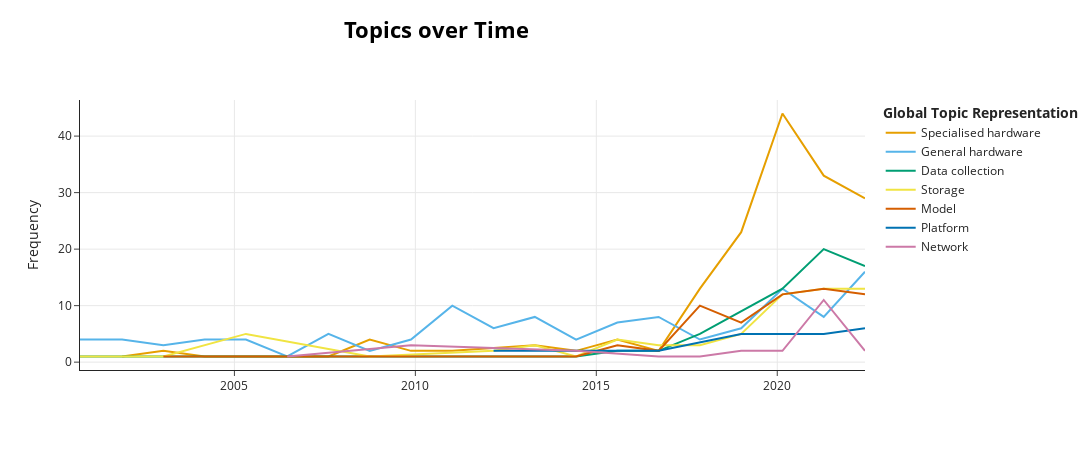

Notebook code for this chart:
### Code cell
timestamps = pd.to_datetime(sofai['publication_date_EPO'], format='%Y%m%d').to_list()
topics_over_time = topic_model.topics_over_time(abstracts, timestamps, nr_bins=20)
# or use one of the other topic representations, like KeyBERTInspired
topic_model.set_topic_labels({0: "Specialised hardware", 1: "General hardware", 2: "Data collection", 3: "Storage", 4: "Model", 5: "Platform", 6: "Network"})

topic_model.visualize_topics_over_time(topics_over_time, custom_labels=True)

### Figure 1 — Plotly figure (JSON) as saved in the notebook; plotly's stock layout.template omitted (floating-point values rounded to 4 significant figures)
{"data": [{"hoverinfo": "text", "hovertext": ["<b>Topic 0</b><br>Words: clock, shared, shared component, component, processor", "<b>Topic 0</b><br>Words: data, processing, port, logic, bus", "<b>Topic 0</b><br>Words: unit, data, bus, registers, processing", "<b>Topic 0</b><br>Words: bit, adder, operand, three, bits", "<b>Topic 0</b><br>Words: multiprocessor, processor units, processor, pus, operation", "<b>Topic 0</b><br>Words: integrated, computational, computational elements, adaptive, elements", "<b>Topic 0</b><br>Words: processor, core, frequency, frequency conversion, data", "<b>Topic 0</b><br>Words: event, processing, loop, embodiments, ip blocks", "<b>Topic 0</b><br>Words: virtual, virtual machines, machines, operation, multiprocessor", "<b>Topic 0</b><br>Words: fifo, cortex, latency, latency fifo, compute", "<b>Topic 0</b><br>Words: motion, processing, data, plurality, memory", "<b>Topic 0</b><br>Words: data, training, result data, data training, model", "<b>Topic 0</b><br>Words: precision, plurality, processing, unit, instruction", "<b>Topic 0</b><br>Words: operation, network, data, neural, processing", "<b>Topic 0</b><br>Words: neural, processing, network, neural network, data", "<b>Topic 0</b><br>Words: processing, neural, first, data, network", "<b>Topic 0</b><br>Words: processing, neural, network, neural network, data"], "marker": {"color": "#E69F00"}, "mode": "lines", "name": "Specialised hardware", "type": "scatter", "x": ["2001-11-24T12:00:00", "2003-01-15T00:00:00", "2004-03-06T12:00:00", "2006-06-17T12:00:00", "2007-08-08T00:00:00", "2008-09-27T12:00:00", "2009-11-18T00:00:00", "2011-01-08T12:00:00", "2013-04-20T12:00:00", "2014-06-11T00:00:00", "2015-08-01T12:00:00", "2016-09-21T00:00:00", "2017-11-11T12:00:00", "2019-01-02T00:00:00", "2020-02-22T12:00:00", "2021-04-14T00:00:00", "2022-06-04T12:00:00"], "y": [1, 2, 1, 1, 1, 4, 2, 2, 3, 2, 4, 2, 13, 23, 44, 33, 29]}, {"hoverinfo": "text", "hovertext": ["<b>Topic 1</b><br>Words: power, lead, packing, input, output", "<b>Topic 1</b><br>Words: power, microprocessor, supply, power supply, one", "<b>Topic 1</b><br>Words: bus, buffer, power, speed, input", "<b>Topic 1</b><br>Words: power, clock, functional, dc, voltage", "<b>Topic 1</b><br>Words: power, ac, ac power, dc, source", "<b>Topic 1</b><br>Words: power consumption, consumption, power, devices, output devices", "<b>Topic 1</b><br>Words: power, reset, voltage, duration, microcomputer", "<b>Topic 1</b><br>Words: user, tasks, power, interactive, mobile device", "<b>Topic 1</b><br>Words: power, device, legacy, computer, motherboard", "<b>Topic 1</b><br>Words: power, supply, mode, power supply, data", "<b>Topic 1</b><br>Words: power, image forming, forming, device, supply", "<b>Topic 1</b><br>Words: power, image forming, forming, device, voice", "<b>Topic 1</b><br>Words: power, supply, voice, device, power supply", "<b>Topic 1</b><br>Words: voice, power, voice recognition, recognition, device", "<b>Topic 1</b><br>Words: power, switching, supply, air, power supply", "<b>Topic 1</b><br>Words: voice, power, voice control, control, voice data", "<b>Topic 1</b><br>Words: power, dc, server units, server, units", "<b>Topic 1</b><br>Words: power, device, input, voice, data", "<b>Topic 1</b><br>Words: power, supply, power supply, voltage, input", "<b>Topic 1</b><br>Words: power, device, first, input, supply"], "marker": {"color": "#56B4E9"}, "mode": "lines", "name": "General hardware", "type": "scatter", "x": ["2000-09-25T16:04:48", "2001-11-24T12:00:00", "2003-01-15T00:00:00", "2004-03-06T12:00:00", "2005-04-27T00:00:00", "2006-06-17T12:00:00", "2007-08-08T00:00:00", "2008-09-27T12:00:00", "2009-11-18T00:00:00", "2011-01-08T12:00:00", "2012-02-29T00:00:00", "2013-04-20T12:00:00", "2014-06-11T00:00:00", "2015-08-01T12:00:00", "2016-09-21T00:00:00", "2017-11-11T12:00:00", "2019-01-02T00:00:00", "2020-02-22T12:00:00", "2021-04-14T00:00:00", "2022-06-04T12:00:00"], "y": [4, 4, 3, 4, 4, 1, 5, 2, 4, 10, 6, 8, 4, 7, 8, 4, 6, 13, 8, 16]}, {"hoverinfo": "text", "hovertext": ["<b>Topic 2</b><br>Words: noise, sound, source, amplitude, certain", "<b>Topic 2</b><br>Words: amplitude, acoustic, acoustic signal, signal, certain frequency", "<b>Topic 2</b><br>Words: chronicles, log, partial, alarms, frequent chronicles", "<b>Topic 2</b><br>Words: lookup, tables, lookup tables, table, lookup table", "<b>Topic 2</b><br>Words: data, output data, input data, comprising, output", "<b>Topic 2</b><br>Words: implantation, ion, used, recognition, also", "<b>Topic 2</b><br>Words: nan, model, image, learning, data", "<b>Topic 2</b><br>Words: time series, series data, series, time, data", "<b>Topic 2</b><br>Words: tunnel, entrance, entrance section, section, tunnel entrance", "<b>Topic 2</b><br>Words: parameter, data, processing, data processing, layer building", "<b>Topic 2</b><br>Words: image, model, learning, one, machine", "<b>Topic 2</b><br>Words: facial, image, model, autonomous, one", "<b>Topic 2</b><br>Words: model, first, online, image, data", "<b>Topic 2</b><br>Words: model, learning, image, data, processing"], "marker": {"color": "#009E73"}, "mode": "lines", "name": "Data collection", "type": "scatter", "x": ["2000-09-25T16:04:48", "2004-03-06T12:00:00", "2005-04-27T00:00:00", "2006-06-17T12:00:00", "2007-08-08T00:00:00", "2011-01-08T12:00:00", "2014-06-11T00:00:00", "2015-08-01T12:00:00", "2016-09-21T00:00:00", "2017-11-11T12:00:00", "2019-01-02T00:00:00", "2020-02-22T12:00:00", "2021-04-14T00:00:00", "2022-06-04T12:00:00"], "y": [1, 1, 1, 1, 1, 1, 1, 2, 2, 5, 9, 13, 20, 17]}, {"hoverinfo": "text", "hovertext": ["<b>Topic 3</b><br>Words: cells, neural cells, methods storing, methods, storing neural", "<b>Topic 3</b><br>Words: memory, data, memory elements, input output, output units", "<b>Topic 3</b><br>Words: disk, moving, unit, disk array, picture", "<b>Topic 3</b><br>Words: graphic, graphic controllers, controllers, data, data processing", "<b>Topic 3</b><br>Words: object, displayed, second object, displayed perspective, perspective", "<b>Topic 3</b><br>Words: data, storage, memory, resource, distributed", "<b>Topic 3</b><br>Words: distributed data, storage, data storage, data, distributed", "<b>Topic 3</b><br>Words: memory, useful, useful body, associative memory, body", "<b>Topic 3</b><br>Words: data, memory, process control, communication, plurality", "<b>Topic 3</b><br>Words: folder, dynamic folder, folder icon, icon, spatial arrangement", "<b>Topic 3</b><br>Words: data, sled, storage, address, memory", "<b>Topic 3</b><br>Words: data, memory, storage, processing, data processing", "<b>Topic 3</b><br>Words: image, data, storage, images, processing", "<b>Topic 3</b><br>Words: data, memory, storage, hierarchical, persistent"], "marker": {"color": "#F0E442"}, "mode": "lines", "name": "Storage", "type": "scatter", "x": ["2000-09-25T16:04:48", "2003-01-15T00:00:00", "2005-04-27T00:00:00", "2008-09-27T12:00:00", "2012-02-29T00:00:00", "2013-04-20T12:00:00", "2014-06-11T00:00:00", "2015-08-01T12:00:00", "2016-09-21T00:00:00", "2017-11-11T12:00:00", "2019-01-02T00:00:00", "2020-02-22T12:00:00", "2021-04-14T00:00:00", "2022-06-04T12:00:00"], "y": [1, 1, 5, 1, 2, 3, 1, 4, 3, 3, 5, 12, 13, 13]}, {"hoverinfo": "text", "hovertext": ["<b>Topic 4</b><br>Words: nan, graphics, data, processing, machine", "<b>Topic 4</b><br>Words: objective, constraints, problem, solution, constraint", "<b>Topic 4</b><br>Words: systems, theory, software, agent, software agents", "<b>Topic 4</b><br>Words: pattern, messages, pattern recognition, simplification, recognition", "<b>Topic 4</b><br>Words: nan, graphics, data, processing, machine", "<b>Topic 4</b><br>Words: features, sequential, schedule features, feature sequential, sequential schedule", "<b>Topic 4</b><br>Words: nan, nan nan, graphics, data, processing", "<b>Topic 4</b><br>Words: medical, color, plurality, nan, medical image", "<b>Topic 4</b><br>Words: data, customers, dram, different customers, machine", "<b>Topic 4</b><br>Words: graphics, data, processing, acceleration data, one", "<b>Topic 4</b><br>Words: word, processing, graphics, plurality, treatment", "<b>Topic 4</b><br>Words: learning, machine, machine learning, graphics, model"], "marker": {"color": "#D55E00"}, "mode": "lines", "name": "Model", "type": "scatter", "x": ["2003-01-15T00:00:00", "2004-03-06T12:00:00", "2006-06-17T12:00:00", "2012-02-29T00:00:00", "2014-06-11T00:00:00", "2015-08-01T12:00:00", "2016-09-21T00:00:00", "2017-11-11T12:00:00", "2019-01-02T00:00:00", "2020-02-22T12:00:00", "2021-04-14T00:00:00", "2022-06-04T12:00:00"], "y": [1, 1, 1, 1, 1, 3, 2, 10, 7, 12, 13, 12]}, {"hoverinfo": "text", "hovertext": ["<b>Topic 5</b><br>Words: command input, one function, command, input steps, plurality functions", "<b>Topic 5</b><br>Words: nan, nan nan, set, hotspot, data", "<b>Topic 5</b><br>Words: bios, performance, computer, servers, bios performance", "<b>Topic 5</b><br>Words: program source, execution, source code, program, source", "<b>Topic 5</b><br>Words: set, set applications, applications, application, application set", "<b>Topic 5</b><br>Words: workload, values, applying, generating, workload model", "<b>Topic 5</b><br>Words: nan, nan nan, set, hotspot, data", "<b>Topic 5</b><br>Words: hotspot, data value, value, gpu, th generation"], "marker": {"color": "#0072B2"}, "mode": "lines", "name": "Platform", "type": "scatter", "x": ["2012-02-29T00:00:00", "2014-06-11T00:00:00", "2015-08-01T12:00:00", "2016-09-21T00:00:00", "2019-01-02T00:00:00", "2020-02-22T12:00:00", "2021-04-14T00:00:00", "2022-06-04T12:00:00"], "y": [2, 2, 2, 2, 5, 5, 5, 6]}, {"hoverinfo": "text", "hovertext": ["<b>Topic 6</b><br>Words: data network, data, network, participants, switched data", "<b>Topic 6</b><br>Words: data, network, least, least one, one", "<b>Topic 6</b><br>Words: vnics, least one, processing complex, nic, least", "<b>Topic 6</b><br>Words: streaming, data, streaming data, type, first data", "<b>Topic 6</b><br>Words: nan, data, network, least, first", "<b>Topic 6</b><br>Words: least, traffic, least one, one, networks", "<b>Topic 6</b><br>Words: voice, led, audio, voice recognition, lighting pattern", "<b>Topic 6</b><br>Words: network, data, first, second, code", "<b>Topic 6</b><br>Words: flows, bandwidth, bandwidth adjustment, adjustment, service flows"], "marker": {"color": "#CC79A7"}, "mode": "lines", "name": "Network", "type": "scatter", "x": ["2006-06-17T12:00:00", "2009-11-18T00:00:00", "2014-06-11T00:00:00", "2016-09-21T00:00:00", "2017-11-11T12:00:00", "2019-01-02T00:00:00", "2020-02-22T12:00:00", "2021-04-14T00:00:00", "2022-06-04T12:00:00"], "y": [1, 3, 2, 1, 1, 2, 2, 11, 2]}], "layout": {"height": 450, "hoverlabel": {"bgcolor": "white", "font": {"family": "Rockwell", "size": 16}}, "legend": {"title": {"text": "<b>Global Topic Representation"}}, "title": {"font": {"color": "Black", "size": 22}, "text": "<b>Topics over Time</b>", "x": 0.4, "xanchor": "center", "y": 0.95, "yanchor": "top"}, "width": 1250, "xaxis": {"showgrid": true}, "yaxis": {"showgrid": true, "title": {"text": "Frequency"}}}}
